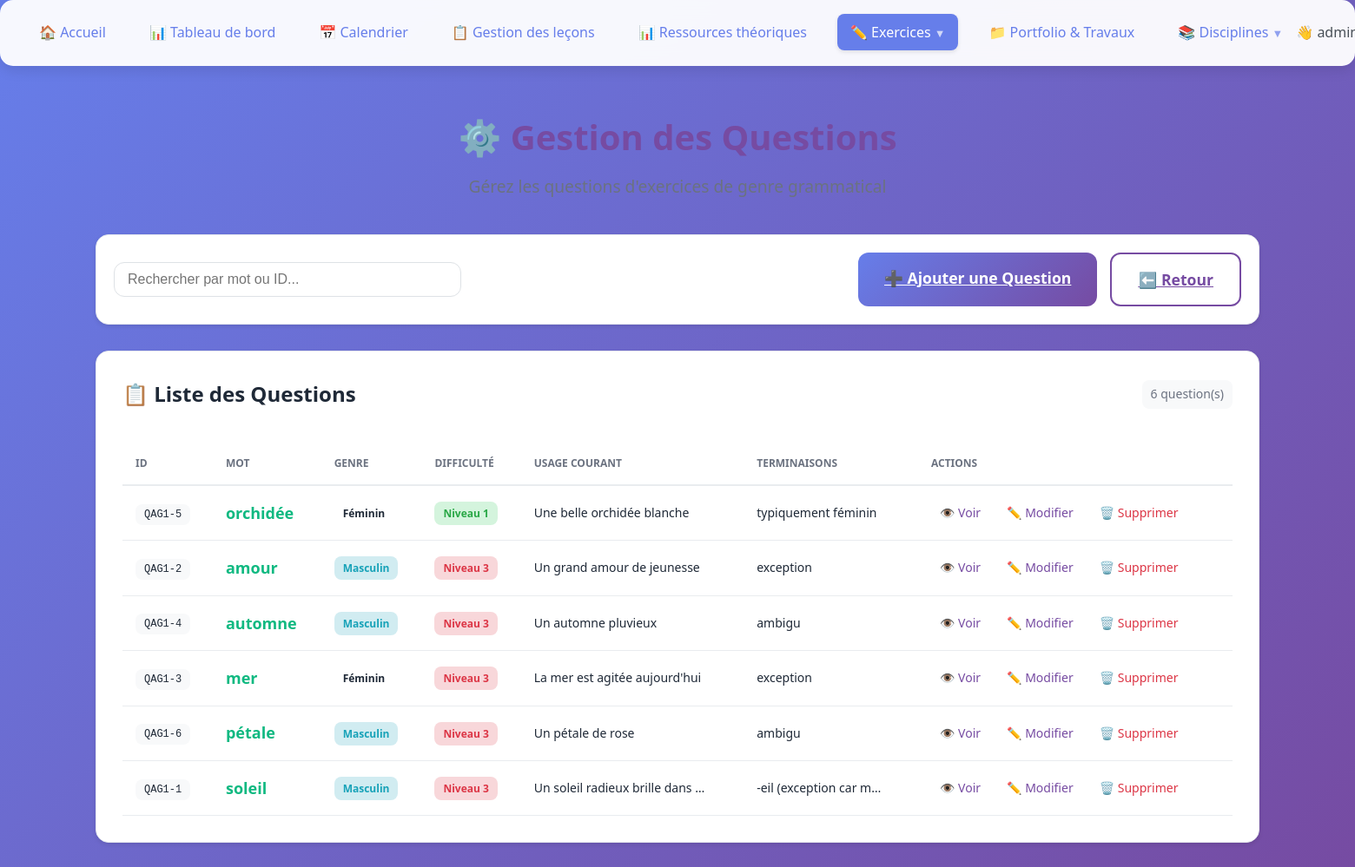
Screenshot of /exercises/grammar/gender/manage (signed in) with the database file from the repository.
### tables this page shows
CREATE TABLE grammar_gender_questions (
                id INTEGER PRIMARY KEY AUTOINCREMENT,
                sub_question_id TEXT UNIQUE NOT NULL,
                nom TEXT NOT NULL,
                genre_du_nom TEXT NOT NULL CHECK(genre_du_nom IN ('masculin', 'féminin')),
                niveau_difficulte INTEGER CHECK(niveau_difficulte >= 1 AND niveau_difficulte <= 3),
                exemple_usage_courant TEXT,
                exemple_usage_litteraire TEXT,
                exemple_usage_universitaire TEXT,
                terminaisons TEXT,
                created_at TIMESTAMP DEFAULT CURRENT_TIMESTAMP
            );

### app.py (the view)
@app.route('/exercises/grammar/gender/manage')
def manage_grammar_gender_questions():
    if 'user' not in session or session.get('role') != 'teacher':
        flash('Accès non autorisé', 'error')
        return redirect(url_for('grammar_gender_exercises'))
    conn = sqlite3.connect(DB_FILE)
    c = conn.cursor()
    c.execute('''
        SELECT * FROM grammar_gender_questions
        ORDER BY niveau_difficulte, nom
    ''')
    questions = c.fetchall()
    conn.close()
    return render_template('manage_grammar_questions.html', questions=questions)

### templates/manage_grammar_questions.html (shortened to what this page needs)
{% extends "base.html" %}
{% set title = "Gestion des Questions - Genre Grammatical" %}
{% block additional_css %}
<link rel="stylesheet" href="{{ url_for('static', filename='css/components/grammar-admin.css') }}">
{% endblock %}
{% block content %}
<div class="admin-container">
    <div class="admin-header">
        <h1 class="admin-title">⚙️ Gestion des Questions</h1>
        <p class="admin-description">Gérez les questions d'exercices de genre grammatical</p>
    </div>
    <div class="actions-bar">
        <div class="search-section">
            <input type="text" id="searchInput" class="search-input" placeholder="Rechercher par mot ou ID..." onkeyup="filterQuestions()">
        </div>
        <div class="action-buttons">
            <a href="{{ url_for('add_grammar_gender_question') }}" class="form-button primary">
                ➕ Ajouter une Question
            </a>
            <a href="{{ url_for('grammar_gender_exercises') }}" class="form-button secondary">
                ⬅️ Retour
            </a>
        </div>
    </div>
    <div class="questions-section">
        <div class="questions-header">
            <h2 class="questions-title">📋 Liste des Questions</h2>
            <span class="questions-count">{{ questions|length }} question(s)</span>
        </div>
        {% if questions %}
        <div style="overflow-x: auto;">
            <table class="questions-table" id="questionsTable">
                <thead>
                    <tr>
                        <th>ID</th>
                        <th>Mot</th>
                        <th>Genre</th>
                        <th>Difficulté</th>
                        <th>Usage Courant</th>
                        <th>Terminaisons</th>
                        <th>Actions</th>
                    </tr>
                </thead>
                <tbody>
                    {% for question in questions %}
                    <tr class="question-row">
                        <td>
                            <span class="question-id">{{ question[1] }}</span>
                        </td>
                        <td>
                            <span class="question-word">{{ question[2] }}</span>
                        </td>
                        <td>
                            <span class="gender-badge gender-{{ question[3] }}">
                                {{ question[3] }}
                            </span>
                        </td>
                        <td>
                            <span class="difficulty-badge difficulty-{{ question[4] }}">
                                Niveau {{ question[4] }}
                            </span>
                        </td>
                        <td>
                            <div style="max-width: 200px; overflow: hidden; text-overflow: ellipsis; white-space: nowrap;" title="{{ question[5] or 'N/A' }}">
                                {{ question[5] or 'N/A' }}
                            </div>
                        </td>
                        <td>
                            <div style="max-width: 150px; overflow: hidden; text-overflow: ellipsis; white-space: nowrap;" title="{{ question[8] or 'N/A' }}">
                                {{ question[8] or 'N/A' }}
                            </div>
                        </td>
                        <td>
                            <div class="action-links">
                                <a href="#" class="action-link" onclick="viewQuestion('{{ question[0] }}')">
                                    👁️ Voir
                                </a>
                                <a href="#" class="action-link" onclick="editQuestion('{{ question[0] }}')">
                                    ✏️ Modifier
                                </a>
                                <a href="#" class="action-link danger" onclick="deleteQuestion('{{ question[0] }}', '{{ question[2] }}')">
                                    🗑️ Supprimer
                                </a>
                            </div>
                        </td>
                    </tr>
                    {% endfor %}
                </tbody>
            </table>
        </div>
        {% endif %}
    </div>
</div>
{% endblock %}

### static/css/base/variables.css (style rules this page uses)
:root { --primary-color: #667eea; --primary-dark: #5a67d8; --primary-light: #e6eaff; --secondary-color: #764ba2; --secondary-light: #f0ecf7; --success-color: #28a745; --success-dark: #218838; --success-light: #d4f4dd; --danger-color: #dc3545; --danger-light: #f8d7da; --warning-color: #ffc107; --warning-light: #fff3cd; --info-color: #17a2b8; --info-light: #d1ecf1; --accent-color: #f093fb; --accent-light: #fce4ff; --gray-100: #f8f9fa; --gray-200: #e9ecef; --gray-300: #dee2e6; --gray-400: #ced4da; --gray-500: #6c757d; --gray-600: #495057; --gray-700: #343a40; --gray-800: #212529; --white: #ffffff; --black: #000000; --gradient-main: linear-gradient(135deg, #667eea 0%, #764ba2 100%); --gradient-card: linear-gradient(135deg, #f8f9fa 0%, #e9ecef 100%); --gradient-primary: linear-gradient(135deg, var(--primary-color) 0%, var(--secondary-color) 100%); --gradient-success: linear-gradient(135deg, var(--success-color) 0%, var(--success-dark) 100%); --gradient-danger: linear-gradient(135deg, var(--danger-color) 0%, #c82333 100%); --gradient-warning: linear-gradient(135deg, var(--warning-color) 0%, #fd7e14 100%); --gradient-info: linear-gradient(135deg, var(--info-color) 0%, #20c997 100%); --space-xs: 5px; --space-sm: 10px; --space-md: 15px; --space-lg: 20px; --space-xl: 30px; --space-2xl: 40px; --space-3xl: 50px; --space-4xl: 60px; --space-5xl: 80px; --radius-sm: 8px; --radius-md: 12px; --radius-lg: 15px; --radius-xl: 20px; --radius-2xl: 25px; --radius-full: 50%; --shadow-sm: 0 2px 5px rgba(0,0,0,0.1); --shadow-md: 0 5px 15px rgba(0,0,0,0.1); --shadow-lg: 0 15px 35px rgba(0,0,0,0.1); --shadow-xl: 0 20px 60px rgba(0,0,0,0.15); --shadow-2xl: 0 25px 80px rgba(0,0,0,0.25); --font-size-xs: 0.75em; --font-size-sm: 0.85em; --font-size-md: 1em; --font-size-lg: 1.1em; --font-size-xl: 1.2em; --font-size-2xl: 1.5em; --font-size-3xl: 1.8em; --font-size-4xl: 2.5em; --text-xs: 0.75rem; --text-sm: 0.875rem; --text-md: 1rem; --text-lg: 1.125rem; --text-xl: 1.25rem; --text-2xl: 1.5rem; --text-primary: #1f2937; --text-secondary: #6b7280; --text-muted: #9ca3af; --leading-tight: 1.25; --leading-normal: 1.5; --leading-relaxed: 1.75; --font-weight-normal: 400; --font-weight-medium: 500; --font-weight-semibold: 600; --font-weight-bold: 700; --transition-fast: 0.15s ease; --transition-normal: 0.3s ease; --transition-slow: 0.8s ease; --transition-smooth: all 0.2s ease-in-out; --z-index-dropdown: 50; --z-index-overlay: 100; --z-index-modal: 1000; --math-primary: #3B82F6; --math-secondary: #1E40AF; --math-gradient: linear-gradient(135deg, #3B82F6 0%, #1E40AF 100%); --math-light: #EBF4FF; --math-accent: #60A5FA; --francais-primary: #10B981; --francais-secondary: #047857; --francais-gradient: linear-gradient(135deg, #10B981 0%, #047857 100%); --francais-light: #ECFDF5; --francais-accent: #34D399; --histoire-primary: #F59E0B; --histoire-secondary: #D97706; --histoire-gradient: linear-gradient(135deg, #F59E0B 0%, #D97706 100%); --histoire-light: #FFFBEB; --histoire-accent: #FBBF24; --culture-primary: #EF4444; --culture-secondary: #DC2626; --culture-gradient: linear-gradient(135deg, #EF4444 0%, #DC2626 100%); --culture-light: #FEF2F2; --culture-accent: #F87171; --geographie-primary: #8B5CF6; --geographie-secondary: #7C3AED; --geographie-gradient: linear-gradient(135deg, #8B5CF6 0%, #7C3AED 100%); --geographie-light: #F5F3FF; --geographie-accent: #A78BFA; }

### rows the page displays
grammar_gender_questions: sub_question "QAG1-5", nom "orchidée", genre_du_nom "Féminin", niveau_difficulte "1", exemple_usage_courant "Une belle orchidée blanche", terminaisons "typiquement féminin"
grammar_gender_questions: sub_question "QAG1-2", nom "amour", genre_du_nom "Masculin", niveau_difficulte "3", exemple_usage_courant "Un grand amour de jeunesse", terminaisons "exception"
grammar_gender_questions: sub_question "QAG1-4", nom "automne", genre_du_nom "Masculin", niveau_difficulte "3", exemple_usage_courant "Un automne pluvieux", terminaisons "ambigu"
grammar_gender_questions: sub_question "QAG1-3", nom "mer", genre_du_nom "Féminin", niveau_difficulte "3", exemple_usage_courant "La mer est agitée aujourd'hui", terminaisons "exception"
grammar_gender_questions: sub_question "QAG1-6", nom "pétale", genre_du_nom "Masculin", niveau_difficulte "3", exemple_usage_courant "Un pétale de rose", terminaisons "ambigu"
grammar_gender_questions: sub_question "QAG1-1", nom "soleil", genre_du_nom "Masculin", niveau_difficulte "3", exemple_usage_courant "Un soleil radieux brille dans…", terminaisons "-eil (exception car m…"

### other values shown
{{ questions|length }} "6"
